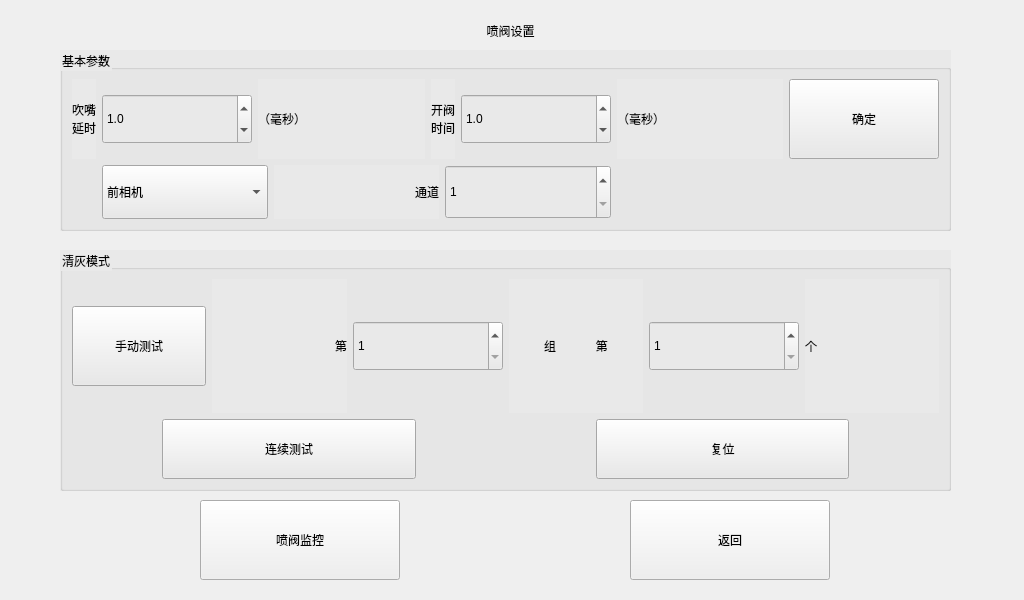
<?xml version="1.0" encoding="UTF-8"?>
<ui version="4.0">
 <class>FormValveTest</class>
 <widget class="QWidget" name="FormValveTest">
  <property name="geometry">
   <rect>
    <x>0</x>
    <y>0</y>
    <width>1024</width>
    <height>600</height>
   </rect>
  </property>
  <property name="windowTitle">
   <string>Form</string>
  </property>
  <widget class="QToolButton" name="toolButton">
   <property name="geometry">
    <rect>
     <x>630</x>
     <y>500</y>
     <width>200</width>
     <height>80</height>
    </rect>
   </property>
   <property name="sizePolicy">
    <sizepolicy hsizetype="Fixed" vsizetype="Fixed">
     <horstretch>0</horstretch>
     <verstretch>0</verstretch>
    </sizepolicy>
   </property>
   <property name="minimumSize">
    <size>
     <width>80</width>
     <height>0</height>
    </size>
   </property>
   <property name="text">
    <string>返回</string>
   </property>
  </widget>
  <widget class="QLabel" name="label">
   <property name="geometry">
    <rect>
     <x>420</x>
     <y>0</y>
     <width>181</width>
     <height>61</height>
    </rect>
   </property>
   <property name="text">
    <string>喷阀设置</string>
   </property>
   <property name="alignment">
    <set>Qt::AlignCenter</set>
   </property>
  </widget>
  <widget class="QGroupBox" name="groupBox_2">
   <property name="geometry">
    <rect>
     <x>60</x>
     <y>50</y>
     <width>891</width>
     <height>181</height>
    </rect>
   </property>
   <property name="styleSheet">
    <string notr="true">background-color: rgb(233, 233, 233);</string>
   </property>
   <property name="title">
    <string>基本参数</string>
   </property>
   <layout class="QGridLayout" name="gridLayout_2">
    <item row="0" column="2">
     <widget class="QDoubleSpinBox" name="doubleSpinBox_delay">
      <property name="sizePolicy">
       <sizepolicy hsizetype="Fixed" vsizetype="Fixed">
        <horstretch>0</horstretch>
        <verstretch>0</verstretch>
       </sizepolicy>
      </property>
      <property name="minimumSize">
       <size>
        <width>150</width>
        <height>50</height>
       </size>
      </property>
      <property name="styleSheet">
       <string notr="true">QSpinBox
{	
	text-align:center;
	color:rgb(255,255,255);
	border-image: url(:/icons/spinBkg.png) no-repeat;
}

QSpinBox::up-button
{	
	width:30px;
	height:30px;
	image: url(:/icons/upArrow.png);
}

QSpinBox::down-button
{	
	width:30px;
	height:30px;
	image: url(:/icons/downArrow.png);
}</string>
      </property>
      <property name="decimals">
       <number>1</number>
      </property>
      <property name="singleStep">
       <double>0.100000000000000</double>
      </property>
      <property name="value">
       <double>1.000000000000000</double>
      </property>
     </widget>
    </item>
    <item row="0" column="7">
     <widget class="QToolButton" name="toolButton_loopTest_3">
      <property name="sizePolicy">
       <sizepolicy hsizetype="Preferred" vsizetype="Fixed">
        <horstretch>0</horstretch>
        <verstretch>0</verstretch>
       </sizepolicy>
      </property>
      <property name="minimumSize">
       <size>
        <width>150</width>
        <height>80</height>
       </size>
      </property>
      <property name="text">
       <string>确定</string>
      </property>
     </widget>
    </item>
    <item row="0" column="3">
     <widget class="QLabel" name="label_9">
      <property name="sizePolicy">
       <sizepolicy hsizetype="Expanding" vsizetype="Expanding">
        <horstretch>0</horstretch>
        <verstretch>0</verstretch>
       </sizepolicy>
      </property>
      <property name="text">
       <string>（毫秒）</string>
      </property>
     </widget>
    </item>
    <item row="0" column="5">
     <widget class="QDoubleSpinBox" name="doubleSpinBox_pulseWidth">
      <property name="sizePolicy">
       <sizepolicy hsizetype="Fixed" vsizetype="Fixed">
        <horstretch>0</horstretch>
        <verstretch>0</verstretch>
       </sizepolicy>
      </property>
      <property name="minimumSize">
       <size>
        <width>150</width>
        <height>50</height>
       </size>
      </property>
      <property name="styleSheet">
       <string notr="true"/>
      </property>
      <property name="decimals">
       <number>1</number>
      </property>
      <property name="minimum">
       <double>0.100000000000000</double>
      </property>
      <property name="singleStep">
       <double>0.100000000000000</double>
      </property>
      <property name="value">
       <double>1.000000000000000</double>
      </property>
     </widget>
    </item>
    <item row="0" column="4">
     <widget class="QLabel" name="label_11">
      <property name="sizePolicy">
       <sizepolicy hsizetype="Fixed" vsizetype="Expanding">
        <horstretch>0</horstretch>
        <verstretch>0</verstretch>
       </sizepolicy>
      </property>
      <property name="text">
       <string>开阀
时间</string>
      </property>
     </widget>
    </item>
    <item row="0" column="6">
     <widget class="QLabel" name="label_12">
      <property name="sizePolicy">
       <sizepolicy hsizetype="Expanding" vsizetype="Expanding">
        <horstretch>0</horstretch>
        <verstretch>0</verstretch>
       </sizepolicy>
      </property>
      <property name="text">
       <string>（毫秒）</string>
      </property>
     </widget>
    </item>
    <item row="0" column="0" colspan="2">
     <widget class="QLabel" name="label_6">
      <property name="sizePolicy">
       <sizepolicy hsizetype="Fixed" vsizetype="Expanding">
        <horstretch>0</horstretch>
        <verstretch>0</verstretch>
       </sizepolicy>
      </property>
      <property name="text">
       <string>吹嘴
延时</string>
      </property>
     </widget>
    </item>
    <item row="1" column="2" colspan="4">
     <layout class="QHBoxLayout" name="horizontalLayout_3">
      <item>
       <widget class="QComboBox" name="camera">
        <property name="sizePolicy">
         <sizepolicy hsizetype="Preferred" vsizetype="Expanding">
          <horstretch>0</horstretch>
          <verstretch>0</verstretch>
         </sizepolicy>
        </property>
        <property name="minimumSize">
         <size>
          <width>0</width>
          <height>50</height>
         </size>
        </property>
        <item>
         <property name="text">
          <string>前相机</string>
         </property>
        </item>
        <item>
         <property name="text">
          <string>后相机</string>
         </property>
        </item>
       </widget>
      </item>
      <item>
       <widget class="QLabel" name="label_2">
        <property name="sizePolicy">
         <sizepolicy hsizetype="Preferred" vsizetype="Expanding">
          <horstretch>0</horstretch>
          <verstretch>0</verstretch>
         </sizepolicy>
        </property>
        <property name="minimumSize">
         <size>
          <width>0</width>
          <height>50</height>
         </size>
        </property>
        <property name="text">
         <string>通道</string>
        </property>
        <property name="alignment">
         <set>Qt::AlignRight|Qt::AlignTrailing|Qt::AlignVCenter</set>
        </property>
       </widget>
      </item>
      <item>
       <widget class="QSpinBox" name="spinBox">
        <property name="sizePolicy">
         <sizepolicy hsizetype="Minimum" vsizetype="Expanding">
          <horstretch>0</horstretch>
          <verstretch>0</verstretch>
         </sizepolicy>
        </property>
        <property name="minimumSize">
         <size>
          <width>0</width>
          <height>50</height>
         </size>
        </property>
        <property name="minimum">
         <number>1</number>
        </property>
        <property name="maximum">
         <number>7</number>
        </property>
       </widget>
      </item>
     </layout>
    </item>
   </layout>
  </widget>
  <widget class="QGroupBox" name="groupBox">
   <property name="geometry">
    <rect>
     <x>60</x>
     <y>250</y>
     <width>891</width>
     <height>241</height>
    </rect>
   </property>
   <property name="styleSheet">
    <string notr="true">background-color: rgb(233, 233, 233);</string>
   </property>
   <property name="title">
    <string>清灰模式</string>
   </property>
   <layout class="QVBoxLayout" name="verticalLayout">
    <item>
     <layout class="QHBoxLayout" name="horizontalLayout_2">
      <item>
       <widget class="QToolButton" name="toolButton_singleTest">
        <property name="sizePolicy">
         <sizepolicy hsizetype="Preferred" vsizetype="Fixed">
          <horstretch>0</horstretch>
          <verstretch>0</verstretch>
         </sizepolicy>
        </property>
        <property name="minimumSize">
         <size>
          <width>0</width>
          <height>80</height>
         </size>
        </property>
        <property name="text">
         <string>手动测试</string>
        </property>
       </widget>
      </item>
      <item>
       <widget class="QLabel" name="label_3">
        <property name="text">
         <string>第</string>
        </property>
        <property name="alignment">
         <set>Qt::AlignRight|Qt::AlignTrailing|Qt::AlignVCenter</set>
        </property>
       </widget>
      </item>
      <item>
       <widget class="QSpinBox" name="spinBoxGroup">
        <property name="sizePolicy">
         <sizepolicy hsizetype="Fixed" vsizetype="Fixed">
          <horstretch>0</horstretch>
          <verstretch>0</verstretch>
         </sizepolicy>
        </property>
        <property name="minimumSize">
         <size>
          <width>150</width>
          <height>50</height>
         </size>
        </property>
        <property name="styleSheet">
         <string notr="true"/>
        </property>
        <property name="minimum">
         <number>1</number>
        </property>
        <property name="maximum">
         <number>14</number>
        </property>
       </widget>
      </item>
      <item>
       <widget class="QLabel" name="label_4">
        <property name="text">
         <string>组            第</string>
        </property>
        <property name="alignment">
         <set>Qt::AlignCenter</set>
        </property>
       </widget>
      </item>
      <item>
       <widget class="QSpinBox" name="spinBoxPos">
        <property name="sizePolicy">
         <sizepolicy hsizetype="Fixed" vsizetype="Fixed">
          <horstretch>0</horstretch>
          <verstretch>0</verstretch>
         </sizepolicy>
        </property>
        <property name="minimumSize">
         <size>
          <width>150</width>
          <height>50</height>
         </size>
        </property>
        <property name="styleSheet">
         <string notr="true"/>
        </property>
        <property name="minimum">
         <number>1</number>
        </property>
        <property name="maximum">
         <number>64</number>
        </property>
       </widget>
      </item>
      <item>
       <widget class="QLabel" name="label_5">
        <property name="text">
         <string>个</string>
        </property>
       </widget>
      </item>
     </layout>
    </item>
    <item>
     <layout class="QHBoxLayout" name="horizontalLayout">
      <property name="spacing">
       <number>180</number>
      </property>
      <property name="leftMargin">
       <number>90</number>
      </property>
      <property name="rightMargin">
       <number>90</number>
      </property>
      <item>
       <widget class="QToolButton" name="toolButton_autoTest">
        <property name="sizePolicy">
         <sizepolicy hsizetype="Preferred" vsizetype="Fixed">
          <horstretch>0</horstretch>
          <verstretch>0</verstretch>
         </sizepolicy>
        </property>
        <property name="minimumSize">
         <size>
          <width>0</width>
          <height>60</height>
         </size>
        </property>
        <property name="text">
         <string>连续测试</string>
        </property>
       </widget>
      </item>
      <item>
       <widget class="QToolButton" name="toolButton_loopTest_4">
        <property name="sizePolicy">
         <sizepolicy hsizetype="Preferred" vsizetype="Fixed">
          <horstretch>0</horstretch>
          <verstretch>0</verstretch>
         </sizepolicy>
        </property>
        <property name="minimumSize">
         <size>
          <width>0</width>
          <height>60</height>
         </size>
        </property>
        <property name="text">
         <string>复位</string>
        </property>
       </widget>
      </item>
     </layout>
    </item>
   </layout>
  </widget>
  <widget class="QToolButton" name="toolButton_valveOn">
   <property name="geometry">
    <rect>
     <x>200</x>
     <y>500</y>
     <width>200</width>
     <height>80</height>
    </rect>
   </property>
   <property name="sizePolicy">
    <sizepolicy hsizetype="Preferred" vsizetype="Fixed">
     <horstretch>0</horstretch>
     <verstretch>0</verstretch>
    </sizepolicy>
   </property>
   <property name="text">
    <string>喷阀监控</string>
   </property>
  </widget>
 </widget>
 <resources/>
 <connections/>
</ui>
